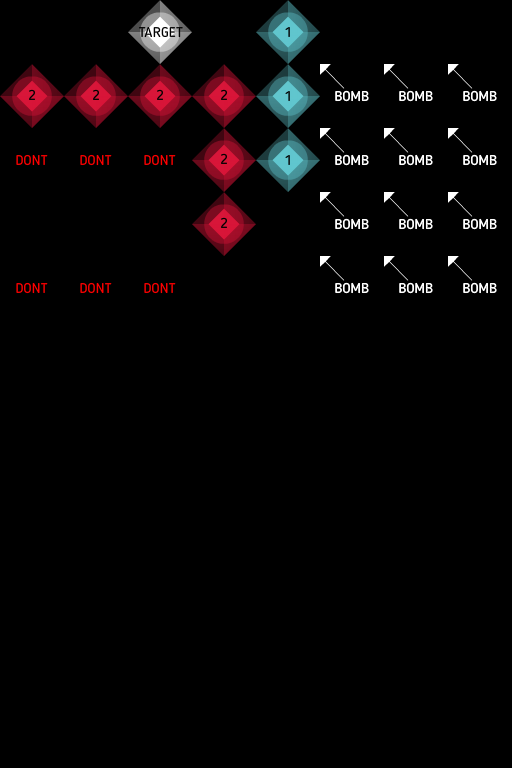

This is a level from a 2D game, rendered from its Tiled map with the project's own tilesets. A one-line summary and the complete map file follow:
An orthogonal 8x12 tile map with 64x64 px tiles, 1 tile layer (Tile Layer 1), 3 tilesets.

<map version="1.0" tiledversion="1.1.2" orientation="orthogonal" renderorder="right-down" width="8" height="12" tilewidth="64" tileheight="64" infinite="0" nextobjectid="1">
 <properties>
  <property name="maxMoves" type="int" value="20" />
  <property name="targetLife" type="int" value="4" />
 </properties>
 <tileset firstgid="1" source="../gameItens/GameItens.tsx" />
 <tileset firstgid="15" source="../hubAssets/HubGuides.tsx" />
 <tileset firstgid="16" source="../hubAssets/HUBTileset.tsx" />
 <layer name="Tile Layer 1" width="8" height="12">
  <data encoding="csv">
0,0,11,0,2,0,0,0,
3,3,3,3,2,13,13,13,
10,10,10,3,2,13,13,13,
0,0,0,3,0,13,13,13,
10,10,10,0,0,13,13,13,
0,0,0,0,0,0,0,0,
0,0,0,0,0,0,0,0,
0,0,0,0,0,0,0,0,
0,0,0,0,0,0,0,0,
0,0,0,0,0,0,0,0,
0,0,0,0,0,0,0,0,
0,0,0,0,0,0,0,0
</data>
 </layer>
</map>
